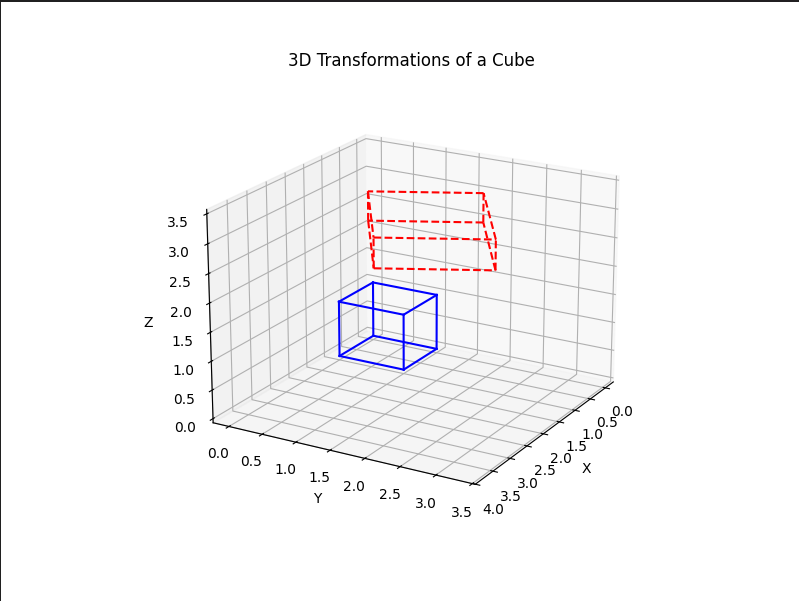

Python code for this plot:
import numpy as np
import matplotlib .pyplot as plt
from mpl_toolkits .mplot3d import Axes3D # noqa: F401
def make_unit_cube ():
    pts = np.array ([
    [0, 0, 0, 1],
    [1, 0, 0, 1],
    [1, 1, 0, 1],
    [0, 1, 0, 1],
    [0, 0, 1, 1],
    [1, 0, 1, 1],
    [1, 1, 1, 1],
    [0, 1, 1, 1],
    ]).T
    return pts
def plot_cube (ax , pts , style='b-'):
    edges = [
        (0, 1), (1, 2), (2, 3), (3, 0),
        (4, 5), (5, 6), (6, 7), (7, 4),
        (0, 4), (1, 5), (2, 6), (3, 7)
    ]
    xs , ys , zs = pts [0], pts [1], pts [2]
    for i, j in edges:
        ax.plot(
        [xs[i], xs[j]],
        [ys[i], ys[j]],
        [zs[i], zs[j]],
        style
    )
def transform_points (pts , M):
    return M @ pts
def example_3d_transform ():
    cube = make_unit_cube ()
    S = np.array ([
        [2, 0, 0, 0],
        [0, 1.5, 0, 0],
        [0, 0, 0.5, 0],
        [0, 0, 0, 1]
    ])
    T = np.array([
        [1, 0, 0, 2],
        [0, 1, 0, 1],
        [0, 0, 1, 3],
        [0, 0, 0, 1]
    ])
    theta = np.pi / 6
    Rz = np.array ([
        [np.cos(theta), -np.sin(theta), 0, 0],
        [np.sin(theta), np.cos(theta), 0, 0],
        [0, 0, 1, 0],
        [0, 0, 0, 1]
    ])
    M = T @ Rz @ S
    cube_t = transform_points (cube , M)
    fig = plt.figure(figsize =(8, 6))
    ax = fig. add_subplot(111 , projection ='3d')
    plot_cube (ax , cube , style='b-')
    plot_cube (ax , cube_t , style='r--')
    ax. set_title ("3D Transformations of a Cube")
    ax. set_xlabel ("X")
    ax. set_ylabel ("Y")
    ax. set_zlabel ("Z")
    ax. view_init (elev =20, azim =30)
    plt.show ()
